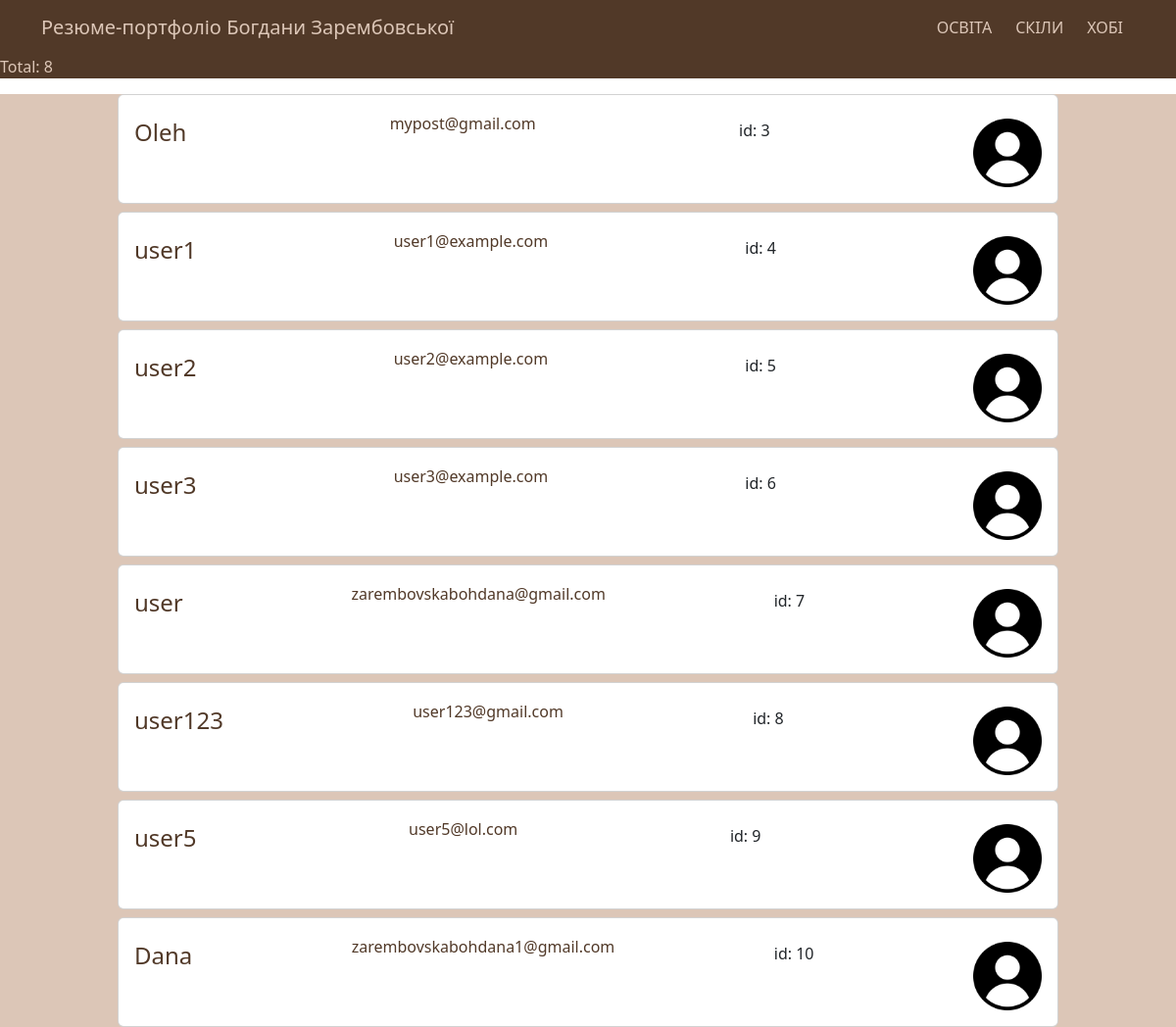
Screenshot of /users with the database file from the repository.
### app/models.py (models this page shows, shortened)
class User(db.Model, UserMixin):
    id: Mapped[int] = mapped_column(Integer, primary_key=True)
    username: Mapped[str] = mapped_column(String(20), unique=True, nullable=False)
    email: Mapped[str] = mapped_column(String(120), unique=True, nullable=False)
    image: Mapped[str] = mapped_column(String(20), nullable=False, default='image.png')
    password_hash: Mapped[str] = mapped_column(String(60), nullable=False)
    last_seen: Mapped[datetime] = mapped_column(DateTime, nullable=True, default=datetime.now())
    about_me: Mapped[str] = mapped_column(String, nullable=True)
    @property
    def password(self):
        return AttributeError("Password is not readable!")

### app/views.py (the view)
@app.route('/users')
def users():
    return render_template('users.html', users=User.query.all())

### app/views.py (called while the page is built)
@app.after_request
def after_request(response):
    if current_user:
        current_user.last_seen = datetime.now()
        try:
            db.session.commit()
        except:
            flash('Error while update user last seen!', 'danger')
    return response

### app/templates/users.html (shortened to what this page needs)
{% extends "base.html" %}
{% from "_render_field.html" import render_field %}
{% block body %}
<p class=" text-beige bg-brown">Total: {{users|length}}</p>
    <section class="list bg-beige">
        {% for user in users %}
            <div class="card mt-2 " style="width: 80%; margin:0 auto ">
                <div class="card-body  " >
                    <div class='mt-2' style="display: flex; justify-content: space-between;">
                        <h4 class="card-title text-brown">{{user.username}}</h4>
                        <h6 class="card-subtitle text-brown">{{user.email}}</h6>
                        <div>id: {{user.id}}</div>
                        <div ><img src="{{ url_for('static', filename='images/image.png') }}" width="70" height="70" ></div>
                    </div>
                </div>
            </div>
            {% else %}
            <h6 class="text-center"><em >No users found</em></h6>
        {% endfor %}
    </section>
{% endblock %}

### app/templates/base.html (shortened to what this page needs)
{% set menu = {
    "Освіта": url_for("education"),
    "Скіли": url_for("skills"),
    "Хобі": url_for("hobbies"),
    "Todo": url_for("todo")
} %}
<!DOCTYPE html>
<html>
<head>
    <link rel="stylesheet" type="text/css" href={{ url_for('static', filename='css/bootstrap.min.css') }}>
</head>
<body>
    {% include 'new_base.html' %}
    {% block body %}
    {% endblock %}
</body>
</html>

### app/templates/new_base.html (shortened to what this page needs)
{% set menu = {
    "Освіта": url_for("education"),
    "Скіли": url_for("skills"),
    "Хобі": url_for("hobbies")
} %}
<nav class="navbar navbar-expand-lg navbar-light bg-brown">
    <div class="container">
        <a class="navbar-brand text-beige" href="{{url_for("home")}}">Резюме-портфоліо Богдани Зарембовської</a>
        <div class="d-flex justify-content-end">
            <ul class="navbar-nav">
                {%for name, url in menu.items() %}
                <li class="nav-item mx-0 mx-lg-1"><a class="nav-link text-beige" href={{url}}> {{ name | upper}} </a></li>
                {% endfor %}
            </ul>
        </div>
    </div>
</nav>

### rows the page displays
User: username "Oleh", email "mypost@gmail.com", id "3"
User: username "user1", email "user1@example.com", id "4"
User: username "user2", email "user2@example.com", id "5"
User: username "user3", email "user3@example.com", id "6"
User: username "user", email "zarembovskabohdana@gmail.com", id "7"
User: username "user123", email "user123@gmail.com", id "8"
User: username "user5", email "user5@lol.com", id "9"
User: username "Dana", email "zarembovskabohdana1@gmail.com", id "10"

### other values shown
{{ name | upper }} "ОСВІТА" "СКІЛИ" "ХОБІ"
{{ users|length }} "8"
